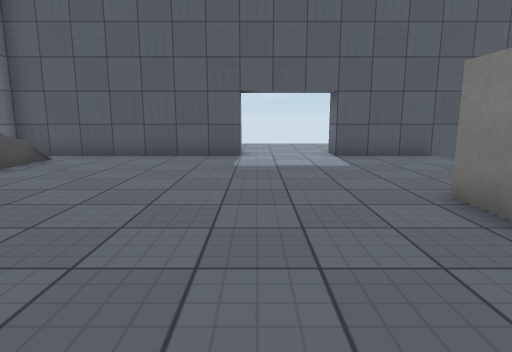
View 1 (above)

15 first-person views from a walk through a Unity game level. The camera is 1.2 m above the floor, tilts 10° down and sees 75° across. The floor is counted in squares, 1 m on a side. Each view is taken from the middle of a square. On the plan, view 1 faces up. The plan holds only what a view shows up to about 14 squares ahead; the rest is blank. The place goes on beyond the plan. The player is left out. Some animated figures are left out. Door leaves are left out, so doorways stand open. Surface patterns are stand-ins for the level's own textures.

View 2
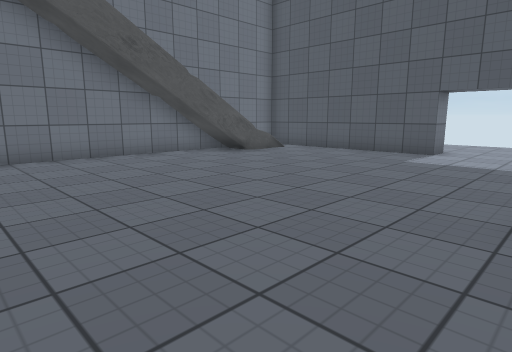

View 3
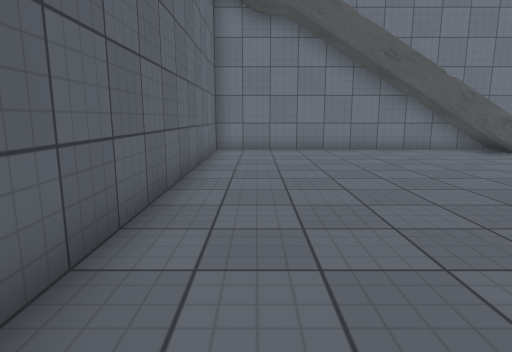

View 4
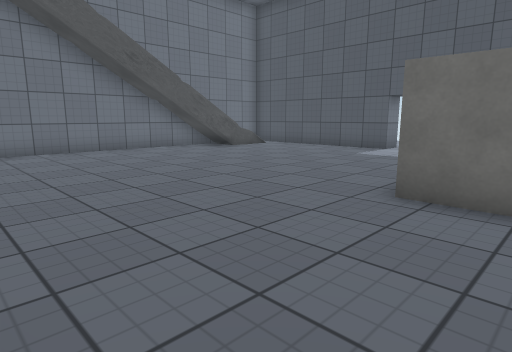

View 5
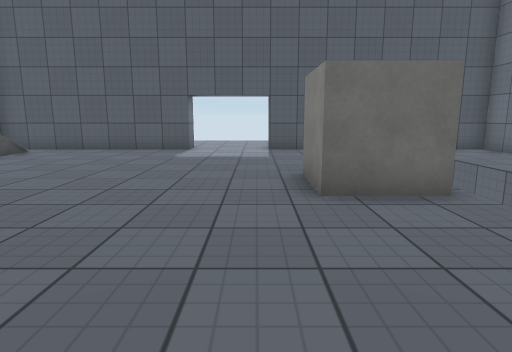

View 6
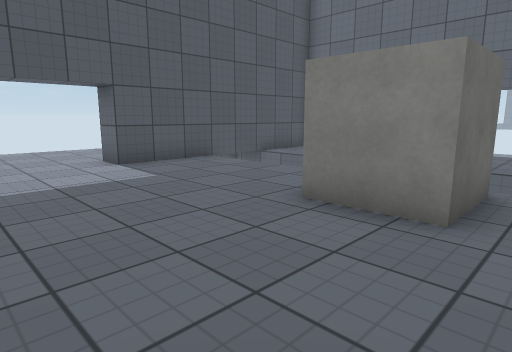

View 7
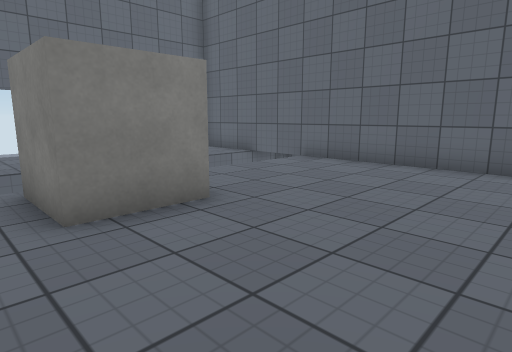

View 8
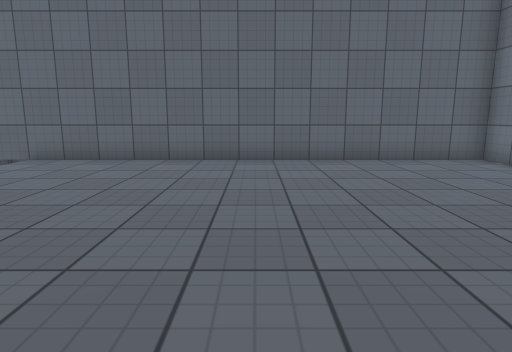

View 9
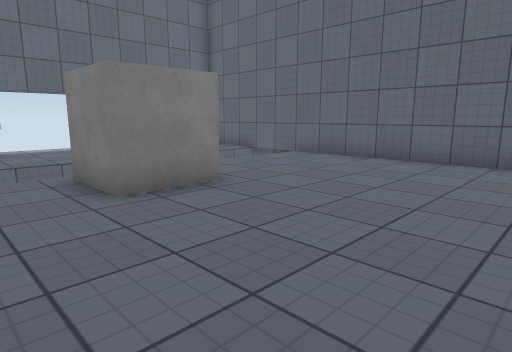

View 10
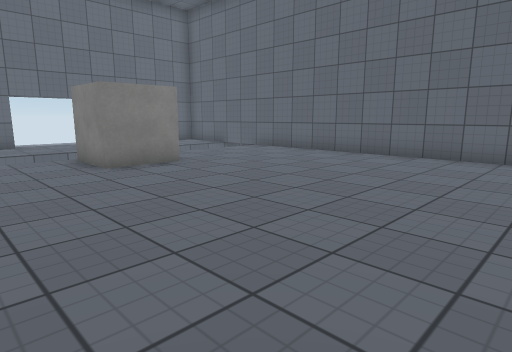

View 11
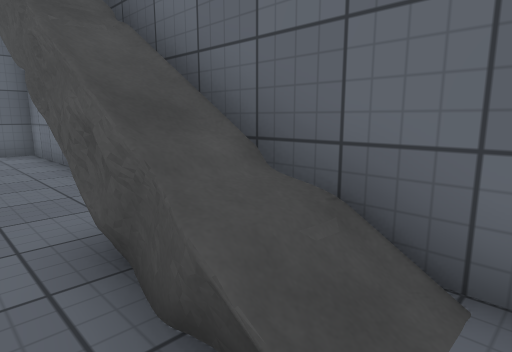

View 12
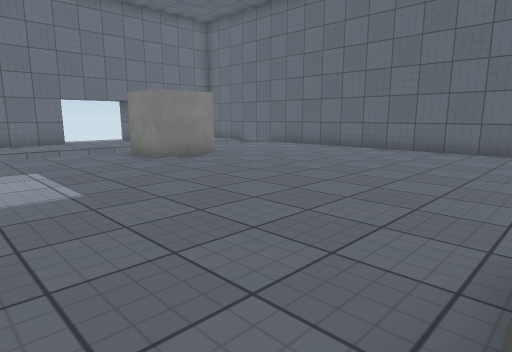

View 13
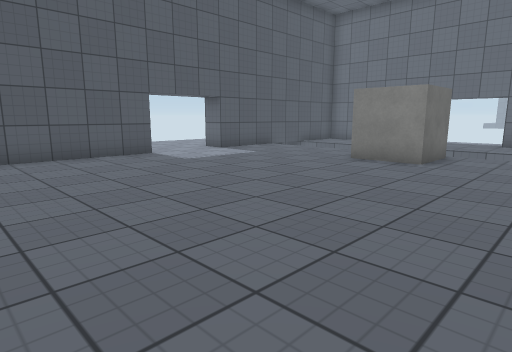

View 14
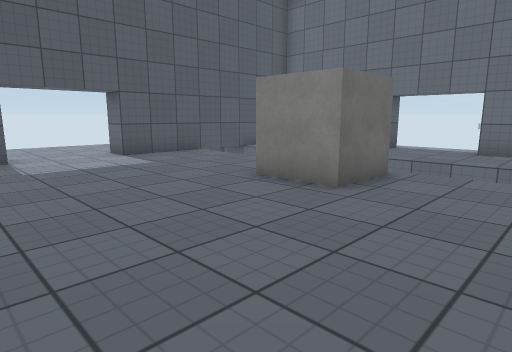

View 15
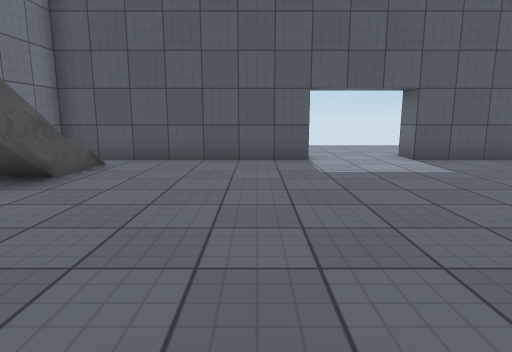

### Floor plan
Key: @ floor where view 1 was taken; # wall or solid block; x gap in a wall; . floor; D open door; = window, fence, low wall or low ledge; v drop or lower ground; B block; O other object.
Columns run from 8 left of view 1 to 8 right of it. Each row starts with its distance up from view 1.
 15        .....
 14        .....
 13        .....
 12         ....    v
 11 ########DDD######
 10 #.............vv
  9 #OO...........  v
  8 #v=...........  v
  7 #v#...........  v
  6 #v#...........  v
  5 #x#........BBB  v
  4 #..........B    v
  3 #..........BBB  v
  2 #.............  v
  1 #.............  v
  0 #.......@.....
 -1 #.............  v
 -2 #.............  v
 -3 #################

Where each view was taken, in squares from view 1:
view 1: 0 up, 0 right, facing up
view 2: 1 down, 3 right, facing up-left
view 3: 1 down, 5 right, facing left
view 4: 2 down, 5 right, facing up-left
view 5: 2 down, 2 right, facing up
view 6: 2 up, 1 left, facing up-right
view 7: 6 up, 1 left, facing down-right
view 8: 7 up, 1 left, facing down
view 9: 7 up, 2 left, facing down-right
view 10: 8 up, 5 left, facing down-right
view 11: 10 up, 5 left, facing down-left
view 12: 10 up, 6 left, facing down-right
view 13: 0 up, 6 left, facing up-right
view 14: 0 up, 2 left, facing up-right
view 15: 1 up, 2 left, facing up
